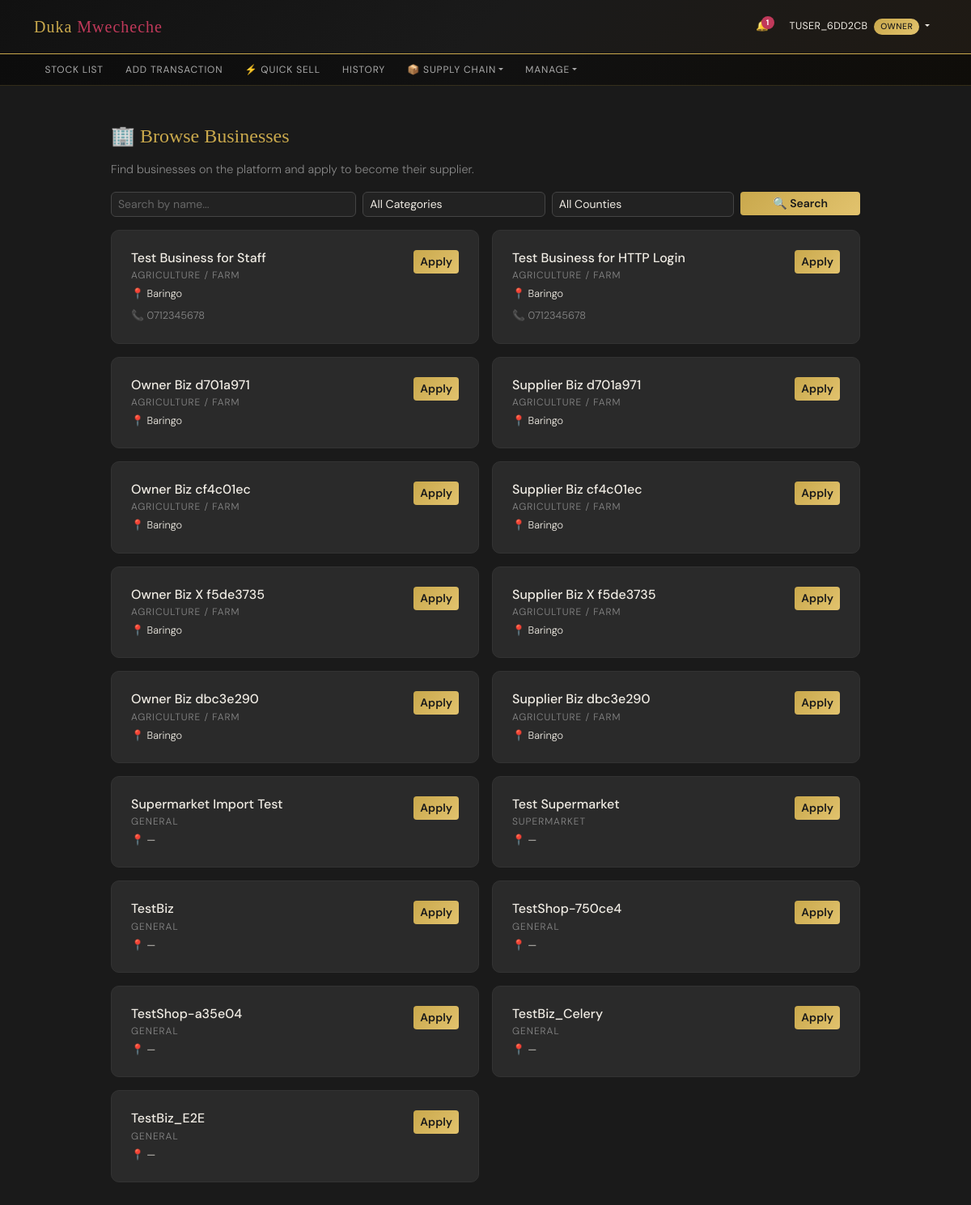
/procurement/businesses/ (signed in), run on the app's committed database.
### accounts/models.py (models this page shows, shortened)
class Business(models.Model):
    owner = models.ForeignKey(User, on_delete=models.CASCADE, related_name='owned_businesses', null=True, blank=True)
    name = models.CharField(max_length=255, unique=True)
    business_type = models.ForeignKey(BusinessType, on_delete=models.PROTECT, null=True, blank=True)
    categories = models.ManyToManyField('core.Category', blank=True, related_name='businesses')
    county = models.ForeignKey(County, on_delete=models.PROTECT, null=True, blank=True)
    sub_county = models.ForeignKey(SubCounty, on_delete=models.PROTECT, null=True, blank=True)  # renamed
    ward = models.ForeignKey(Ward, on_delete=models.PROTECT, null=True, blank=True)  # new
    phone = models.CharField(max_length=20, blank=True)
    email = models.EmailField(blank=True)
    address = models.TextField(blank=True)
    created_at = models.DateTimeField(auto_now_add=True)
    opening_time = models.TimeField(null=True, blank=True, help_text='e.g. 08:00')
    closing_time = models.TimeField(null=True, blank=True, help_text='e.g. 18:00')
    is_open_override = models.BooleanField(null=True, blank=True, default=None,
        help_text='Manual override: True=force open, False=force closed, None=use hours')
    latitude = models.DecimalField(max_digits=9, decimal_places=6, null=True, blank=True)
    longitude = models.DecimalField(max_digits=9, decimal_places=6, null=True, blank=True)
    offers_delivery = models.BooleanField(default=False)
    delivery_radius_km = models.DecimalField(max_digits=5, decimal_places=1, default=5, help_text='Max delivery distance in km')
    delivery_fee = models.DecimalField(max_digits=10, decimal_places=2, default=0, help_text='Base delivery fee in KES')
    delivery_fee_per_km = models.DecimalField(max_digits=10, decimal_places=2, default=0, help_text='Additional fee per km')
    min_order_amount = models.DecimalField(max_digits=10, decimal_places=2, default=0, help_text='Base minimum order in KES')
    min_order_per_km = models.DecimalField(max_digits=10, decimal_places=2, default=0, help_text='Additional minimum per km of distance')
    PAYMENT_CHANNEL_CHOICES = [
        ('till', _('Till Number (Buy Goods)')),
        ('paybill', _('Paybill')),
        ('pochi', _('Pochi la Biashara')),
        ('phone', _('Personal M-Pesa')),
    ]
    mpesa_till = models.CharField(max_length=20, blank=True, help_text='Lipa Na M-Pesa Till Number (Buy Goods)')
    mpesa_paybill = models.CharField(max_length=20, blank=True, help_text='Paybill Business Number')
    mpesa_paybill_account = models.CharField(max_length=50, blank=True, help_text='Paybill Account Number')
    mpesa_pochi = models.CharField(max_length=20, blank=True, help_text='Pochi la Biashara phone number')
    mpesa_phone = models.CharField(max_length=20, blank=True, help_text='Personal M-Pesa phone number for receiving')
    preferred_payment_channel = models.CharField(
        max_length=10, choices=PAYMENT_CHANNEL_CHOICES, blank=True,
        help_text='Default payment channel customers should use')
    pre_app_cumulative_profit = models.DecimalField(
        max_digits=14,
        decimal_places=2,
        default=0,
        blank=True,
        help_text='Total profit earned before starting to use Duka Mwecheche. '
                  'Used to give accurate break-even calculations for existing businesses.'
    )
    business_start_date = models.DateField(
        null=True,
        blank=True,
        help_text='When did this business first open? '
                  'Used to show the full break-even timeline including pre-app history.'
    )

### core/models.py (models this page shows)
class BusinessType(models.Model):
    name = models.CharField(max_length=100, unique=True)
    def __str__(self):
        return self.name
    class Meta:
        ordering = ['name']
        verbose_name_plural = "Business Types"

class County(models.Model):
    name = models.CharField(max_length=100, unique=True)
    def __str__(self):
        return self.name
    class Meta:
        ordering = ['name']

### core/procurement_views.py (the view)
# urls.py: path('procurement/businesses/', browse_businesses, name='browse_businesses'),
@login_required
def browse_businesses(request):
    profile = getattr(request.user, 'userprofile', None)
    if not profile or not profile.business:
        return redirect('home')
    businesses = Business.objects.exclude(pk=profile.business.pk).select_related(
        'business_type', 'county'
    )
    query = request.GET.get('q', '').strip()
    category_id = request.GET.get('category', '')
    county_id = request.GET.get('county', '')
    if query:
        businesses = businesses.filter(
            Q(name__icontains=query) | Q(business_type__name__icontains=query)
        )
    if category_id:
        businesses = businesses.filter(business_type_id=category_id)
    if county_id:
        businesses = businesses.filter(county_id=county_id)
    applied_ids = set(
        SupplierApplication.objects.filter(
            applicant=profile.business
        ).values_list('target_business_id', flat=True)
    )
    supplier_ids = set(
        SupplierRelationship.objects.filter(
            supplier=profile.business
        ).values_list('business_id', flat=True)
    )
    from core.models import County
    categories = BusinessType.objects.all()
    counties = County.objects.all()
    return render(request, 'procurement/browse_businesses.html', {
        'businesses': businesses,
        'categories': categories,
        'counties': counties,
        'query': query,
        'selected_category': category_id,
        'selected_county': county_id,
        'applied_ids': applied_ids,
        'supplier_ids': supplier_ids,
    })

### accounts/models.py (called while the page is built)
    @property
    def is_owner(self):
        return self.role == 'owner'

    @property
    def is_staff_member(self):
        return self.role == 'staff'

    @property
    def is_rider(self):
        return self.role == 'rider'

    @property
    def is_supplier(self):
        return self.role == 'supplier'

### templates/procurement/browse_businesses.html (shortened to what this page needs)
{% extends "base.html" %}
{% load i18n %}
{% block content %}
<div class="container-fluid" style="max-width:950px;">
    <h4 class="mb-3" style="color:var(--gold); font-family:'Playfair Display',serif;">🏢 {% trans 'Browse Businesses' %}</h4>
    <p style="color:var(--muted); font-size:0.9rem;">{% trans 'Find businesses on the platform and apply to become their supplier.' %}</p>
    <form method="get" class="row g-2 mb-3">
        <div class="col-md-4">
            <input type="text" name="q" class="form-control form-control-sm" placeholder="{% trans 'Search by name...' %}" value="{{ query }}">
        </div>
        <div class="col-md-3">
            <select name="category" class="form-select form-select-sm">
                <option value="">{% trans 'All Categories' %}</option>
            </select>
        </div>
        <div class="col-md-3">
            <select name="county" class="form-select form-select-sm">
                <option value="">{% trans 'All Counties' %}</option>
            </select>
        </div>
        <div class="col-md-2">
            <button class="btn btn-gold btn-sm w-100">🔍 {% trans 'Search' %}</button>
        </div>
    </form>
    {% if businesses %}
    <div class="row g-3">
        {% for biz in businesses %}
        <div class="col-md-6">
            <div class="biz-card">
                <div class="d-flex justify-content-between align-items-start">
                    <div>
                        <h6 style="color:var(--pearl); margin-bottom:0.2rem;">{{ biz.name }}</h6>
                        <div class="biz-type">{% if biz.business_type %}{{ biz.business_type }}{% else %}{% trans 'General' %}{% endif %}</div>
                        <div class="biz-county mt-1">📍 {{ biz.county|default:"—" }}</div>
                    </div>
                    <div>
                        {% if biz.id in supplier_ids %}
                            <span class="badge bg-success">✓ {% trans 'Supplier' %}</span>
                        {% elif biz.id in applied_ids %}
                            <span class="badge bg-warning text-dark">📨 {% trans 'Applied' %}</span>
                        {% else %}
                            <a href="{% url 'apply_as_supplier' biz.id %}" class="btn btn-gold btn-sm">{% trans 'Apply' %}</a>
                        {% endif %}
                    </div>
                </div>
                {% if biz.phone %}
                <div class="mt-2" style="font-size:0.8rem; color:var(--muted);">📞 {{ biz.phone }}</div>
                {% endif %}
            </div>
        </div>
        {% endfor %}
    </div>
    {% else %}
    <div class="text-center py-5" style="color:var(--muted);">
        <div style="font-size:3rem;">🔍</div>
        <p>{% trans 'No businesses found matching your criteria.' %}</p>
    </div>
    {% endif %}
</div>
{% endblock %}

### templates/base.html (shortened to what this page needs)
{% load i18n %}<!DOCTYPE html>
<html lang="{{ LANGUAGE_CODE|default:'en' }}">
<head>
    {% load django_bootstrap5 %}
    {% bootstrap_css %}
</head>
<body class="{% if LANGUAGE_CODE != 'en' %}lang-translated{% endif %}{% if user.is_authenticated %} auth-body{% else %} guest-body{% endif %}">
    <header class="site-header">
        <nav class="navbar navbar-expand-lg {% if user.is_authenticated %}navbar-auth{% else %}navbar-guest{% endif %}">
            <div class="container">
                <a class="navbar-brand" href="{% if user.is_authenticated %}{% if user.userprofile.is_rider %}{% url 'rider_dashboard' %}{% elif user.userprofile.is_supplier %}{% url 'supplier_dashboard' %}{% else %}{% url 'home' %}{% endif %}{% else %}{% url 'home' %}{% endif %}">
                    Duka <span>Mwecheche</span>
                </a>
                <div class="collapse navbar-collapse" id="navbarNav">
                    {% if user.is_authenticated %}
                    <ul class="navbar-nav ms-auto align-items-center gap-2">
                        <li class="nav-item">
                            <a href="{% url 'notifications' %}" class="nav-link position-relative"
                               style="padding: 0.4rem 0.6rem;">
                                🔔
                                <span id="notif-badge"
                                      style="position:absolute; top:2px; right:2px;
                                             background:var(--raspberry); color:white;
                                             border-radius:50%; font-size:0.6rem;
                                             width:16px; height:16px;
                                             display:none; align-items:center;
                                             justify-content:center; font-weight:700;">
                                </span>
                            </a>
                        </li>
                        <li class="nav-item dropdown">
                            <a class="nav-link dropdown-toggle" href="#" data-bs-toggle="dropdown">
                                {{ user.username }}
                                {% if user.userprofile.is_owner %}
                                    <span class="badge-role badge-owner ms-1">{% trans 'Owner' %}</span>
                                {% elif user.userprofile.is_rider %}
                                    <span class="badge-role badge-rider ms-1">{% trans 'Rider' %}</span>
                                {% elif user.userprofile.is_supplier %}
                                    <span class="badge-role badge-supplier ms-1">{% trans 'Supplier' %}</span>
                                {% else %}
                                    <span class="badge-role badge-staff ms-1">{% trans 'Staff' %}</span>
                                {% endif %}
                            </a>
                        </li>
                    </ul>
                    {% endif %}
                </div>
            </div>
        </nav>
        <div class="secondary-header d-none d-lg-flex align-items-center">
            <div class="container d-flex align-items-center">
                {% if user.is_authenticated %}
                    {% if user.userprofile.is_rider %}
                    <ul class="navbar-nav flex-row">
                        <li class="nav-item"><a class="nav-link" href="{% url 'rider_dashboard' %}">🏍️ {% trans 'Dashboard' %}</a></li>
                        <li class="nav-item"><a class="nav-link" href="{% url 'notifications' %}">🔔 {% trans 'Notifications' %}</a></li>
                    </ul>
                    {% else %}
                    <ul class="navbar-nav flex-row">
                        <li class="nav-item"><a class="nav-link" href="{% url 'stock_list' %}">{% trans 'Stock List' %}</a></li>
                        <li class="nav-item"><a class="nav-link" href="{% url 'add_transaction' %}">{% trans 'Add Transaction' %}</a></li>
                        <li class="nav-item"><a class="nav-link" href="{% url 'quick_sell' %}">⚡ {% trans 'Quick Sell' %}</a></li>
                        <li class="nav-item"><a class="nav-link" href="{% url 'transaction_history' %}">{% trans 'History' %}</a></li>
                        <li class="nav-item dropdown">
                            <a class="nav-link dropdown-toggle" href="#" data-bs-toggle="dropdown">📦 {% trans 'Supply Chain' %}</a>
                        </li>
                        <li class="nav-item dropdown">
                            <a class="nav-link dropdown-toggle" href="#" data-bs-toggle="dropdown">{% trans 'Manage' %}</a>
                        </li>
                    </ul>
                    {% endif %}
                {% endif %}
            </div>
        </div>
    </header>
    <div class="container main-content">
        {% block content %}
        {% endblock %}
    </div>
</body>
</html>

### templates/base.html (style rules this page uses)
:root { --onyx: #1a1a1a; --onyx-light: #242424; --onyx-card: #2a2a2a; --gold: #c9a84c; --gold-light: #e2c36e; --pearl: #f0ece4; --raspberry: #c0395a; --raspberry-dark: #8b1a35; --white: #ffffff; --muted: #888888; --success: #2ecc71; --warning: #f39c12; --danger: #e74c3c; }
* { box-sizing: border-box; margin: 0; padding: 0; }
html { scroll-behavior: smooth; }
body { background-color: var(--onyx); color: var(--pearl); font-family: 'DM Sans', sans-serif; font-weight: 300; min-height: 100vh; }
.site-header { position: sticky; top: 0; z-index: 1000; }
.navbar { background: linear-gradient(135deg, #111111 0%, #1a1a1a 50%, #1f1a14 100%); border-bottom: 1px solid var(--gold); padding: 0.8rem 0; position: relative; }
.secondary-header { background: linear-gradient(135deg, #0c0c0c 0%, #111111 50%, #0f0d09 100%); border-bottom: 1px solid rgba(201,168,76,0.2); padding: 0.15rem 0; min-height: 38px; }
.secondary-header .nav-link { color: #aaa !important; font-size: 0.75rem; font-weight: 400; letter-spacing: 0.07em; padding: 0.5rem 0.85rem !important; text-transform: uppercase; white-space: nowrap; transition: color 0.2s; }
.navbar-brand { font-family: 'Playfair Display', serif; font-size: 1.4rem; color: var(--gold) !important; letter-spacing: 0.05em; text-decoration: none; }
.navbar-brand span { color: var(--raspberry); }
.nav-link { color: var(--pearl) !important; font-size: 0.85rem; font-weight: 400; letter-spacing: 0.05em; padding: 0.4rem 0.8rem !important; transition: color 0.2s; text-transform: uppercase; white-space: nowrap; }
.badge-role { font-size: 0.65rem; padding: 0.2rem 0.5rem; border-radius: 20px; letter-spacing: 0.05em; text-transform: uppercase; font-weight: 500; }
.badge-owner { background: linear-gradient(135deg, var(--gold), var(--gold-light)); color: var(--onyx); }
@media (max-width: 1399.98px) { .navbar-auth .nav-link { font-size: 0.78rem; letter-spacing: 0.03em; padding: 0.35rem 0.55rem !important; } }
@media (max-width: 1399.98px) { .navbar-auth .navbar-brand { font-size: 1.25rem; } }
.btn-gold { background: linear-gradient(135deg, var(--gold), var(--gold-light)); border: none; color: var(--onyx); font-weight: 600; }
.form-control, .form-select { background: #222; border: 1px solid #444; color: var(--pearl); border-radius: 6px; }
.form-control::placeholder { color: #666; }
.main-content { padding: 2rem 0 4rem; }

### templates/procurement/browse_businesses.html (style rules this page uses)
.biz-card { background: var(--onyx-card); border: 1px solid #333; border-radius: 10px; padding: 1.5rem; transition: transform 0.2s, border-color 0.2s; }
.biz-type { font-size: 0.75rem; color: var(--muted); text-transform: uppercase; letter-spacing: 0.08em; }
.biz-county { font-size: 0.8rem; color: var(--pearl); }

### data on the page
Business: name "Test Business for Staff", business_type "AGRICULTURE / FARM", county "Baringo", phone "0712345678"
Business: name "Test Business for HTTP Login", business_type "AGRICULTURE / FARM", county "Baringo", phone "0712345678"
Business: name "Owner Biz d701a971", business_type "AGRICULTURE / FARM", county "Baringo"
Business: name "Supplier Biz d701a971", business_type "AGRICULTURE / FARM", county "Baringo"
Business: name "Owner Biz cf4c01ec", business_type "AGRICULTURE / FARM", county "Baringo"
Business: name "Supplier Biz cf4c01ec", business_type "AGRICULTURE / FARM", county "Baringo"
Business: name "Owner Biz X f5de3735", business_type "AGRICULTURE / FARM", county "Baringo"
Business: name "Supplier Biz X f5de3735", business_type "AGRICULTURE / FARM", county "Baringo"
Business: name "Owner Biz dbc3e290", business_type "AGRICULTURE / FARM", county "Baringo"
Business: name "Supplier Biz dbc3e290", business_type "AGRICULTURE / FARM", county "Baringo"
Business: name "Supermarket Import Test", county "—"
Business: name "Test Supermarket", business_type "SUPERMARKET", county "—"
Business: name "TestBiz", county "—"
Business: name "TestShop-750ce4", county "—"
Business: name "TestShop-a35e04", county "—"
Business: name "TestBiz_Celery", county "—"
Business: name "TestBiz_E2E", county "—"

### other printed values
{{ user.username }} "TUSER_6DD2CB"
